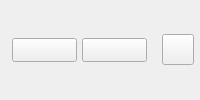
        <widget class="QWidget" name="pSpeedAndClear">
         <layout class="QHBoxLayout" name="pSpeedAndClearLayout" stretch="1,1,0,0">
          <property name="spacing">
           <number>5</number>
          </property>
          <property name="leftMargin">
           <number>12</number>
          </property>
          <property name="topMargin">
           <number>0</number>
          </property>
          <property name="rightMargin">
           <number>6</number>
          </property>
          <property name="bottomMargin">
           <number>0</number>
          </property>
          <item>
           <widget class="QPushButton" name="bDownSpeed">
            <property name="sizePolicy">
             <sizepolicy hsizetype="Expanding" vsizetype="Fixed">
              <horstretch>0</horstretch>
              <verstretch>0</verstretch>
             </sizepolicy>
            </property>
            <property name="minimumSize">
             <size>
              <width>0</width>
              <height>24</height>
             </size>
            </property>
            <property name="maximumSize">
             <size>
              <width>16777215</width>
              <height>24</height>
             </size>
            </property>
            <property name="text">
             <string notr="true"/>
            </property>
            <property name="icon">
             <iconset resource="../../../gui/Resources_macx.qrc">
              <normaloff>:/images/transfer_manager/transfers_states/arrow_download_ico.png</normaloff>:/images/transfer_manager/transfers_states/arrow_download_ico.png</iconset>
            </property>
            <property name="iconSize">
             <size>
              <width>16</width>
              <height>16</height>
             </size>
            </property>
           </widget>
          </item>
          <item>
           <widget class="QPushButton" name="bUpSpeed">
            <property name="sizePolicy">
             <sizepolicy hsizetype="Preferred" vsizetype="Fixed">
              <horstretch>0</horstretch>
              <verstretch>0</verstretch>
             </sizepolicy>
            </property>
            <property name="minimumSize">
             <size>
              <width>0</width>
              <height>24</height>
             </size>
            </property>
            <property name="maximumSize">
             <size>
              <width>16777215</width>
              <height>24</height>
             </size>
            </property>
            <property name="text">
             <string notr="true"/>
            </property>
            <property name="icon">
             <iconset resource="../../../gui/Resources_macx.qrc">
              <normaloff>:/images/transfer_manager/transfers_states/arrow_upload_ico.png</normaloff>:/images/transfer_manager/transfers_states/arrow_upload_ico.png</iconset>
            </property>
            <property name="iconSize">
             <size>
              <width>16</width>
              <height>16</height>
             </size>
            </property>
           </widget>
          </item>
          <item>
           <spacer name="horizontalSpacer_14">
            <property name="orientation">
             <enum>Qt::Horizontal</enum>
            </property>
            <property name="sizeHint" stdset="0">
             <size>
              <width>10</width>
              <height>20</height>
             </size>
            </property>
           </spacer>
          </item>
          <item>
           <widget class="QToolButton" name="bCancelAll">
            <property name="enabled">
             <bool>true</bool>
            </property>
            <property name="cursor">
             <cursorShape>PointingHandCursor</cursorShape>
            </property>
            <property name="toolTip">
             <string>Cancel all transfers</string>
            </property>
            <property name="icon">
             <iconset resource="../../../gui/Resources_macx.qrc">
              <normaloff>:/images/transfer_manager/sidebar/cancel_all_ico_default.png</normaloff>:/images/transfer_manager/sidebar/cancel_all_ico_default.png</iconset>
            </property>
            <property name="iconSize">
             <size>
              <width>24</width>
              <height>24</height>
             </size>
            </property>
            <property name="default_icon" stdset="0">
             <url>
              <string>qrc:/images/transfer_manager/sidebar/cancel_all_ico_default.png</string>
             </url>
            </property>
           </widget>
          </item>
         </layout>
        </widget>
